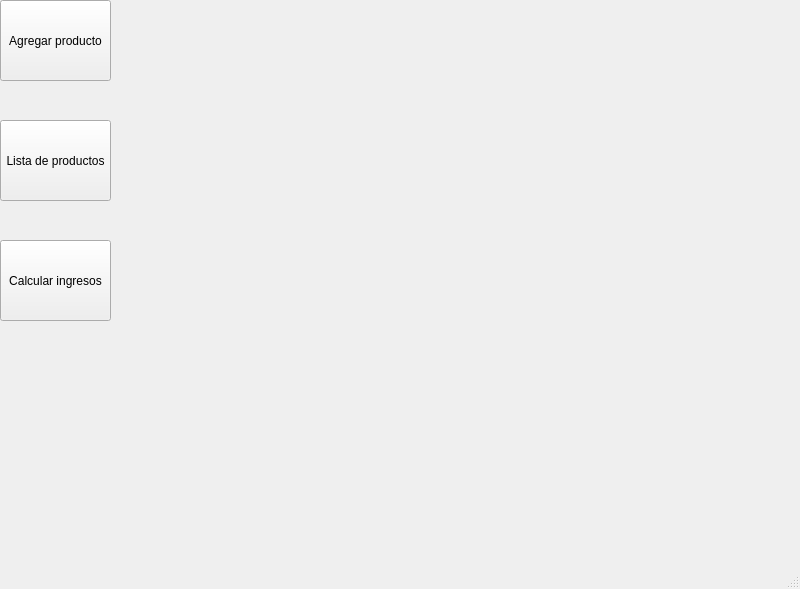
<?xml version="1.0" encoding="UTF-8"?>
<ui version="4.0">
 <class>MainWindow</class>
 <widget class="QMainWindow" name="MainWindow">
  <property name="geometry">
   <rect>
    <x>0</x>
    <y>0</y>
    <width>800</width>
    <height>589</height>
   </rect>
  </property>
  <property name="windowTitle">
   <string>MainWindow</string>
  </property>
  <widget class="QWidget" name="centralwidget">
   <widget class="QPushButton" name="btnagregar">
    <property name="geometry">
     <rect>
      <x>0</x>
      <y>0</y>
      <width>111</width>
      <height>81</height>
     </rect>
    </property>
    <property name="text">
     <string>Agregar producto</string>
    </property>
   </widget>
   <widget class="QPushButton" name="btnlistar">
    <property name="geometry">
     <rect>
      <x>0</x>
      <y>120</y>
      <width>111</width>
      <height>81</height>
     </rect>
    </property>
    <property name="text">
     <string>Lista de productos</string>
    </property>
   </widget>
   <widget class="QLabel" name="inicio">
    <property name="geometry">
     <rect>
      <x>140</x>
      <y>0</y>
      <width>671</width>
      <height>581</height>
     </rect>
    </property>
    <property name="text">
     <string>&lt;html&gt;&lt;head/&gt;&lt;body&gt;&lt;p&gt;&lt;img src=&quot;:/central/60854804_821853288200098_7156289437901520896_n.jpg&quot;/&gt;&lt;/p&gt;&lt;/body&gt;&lt;/html&gt;</string>
    </property>
   </widget>
   <widget class="QPushButton" name="btncalcular">
    <property name="geometry">
     <rect>
      <x>0</x>
      <y>240</y>
      <width>111</width>
      <height>81</height>
     </rect>
    </property>
    <property name="text">
     <string>Calcular ingresos</string>
    </property>
   </widget>
  </widget>
  <widget class="QMenuBar" name="menubar">
   <property name="geometry">
    <rect>
     <x>0</x>
     <y>0</y>
     <width>800</width>
     <height>21</height>
    </rect>
   </property>
  </widget>
  <widget class="QStatusBar" name="statusbar"/>
 </widget>
 <resources/>
 <connections/>
</ui>
